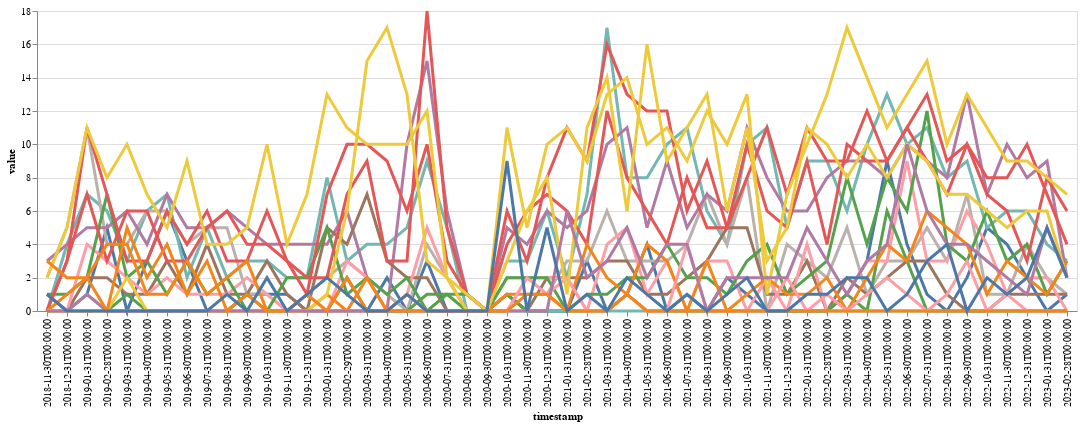

Notebook code for this chart:
### Code cell
generateLineChartP21(changedata)

### Figure 1 — Vega-Lite specification as saved in the notebook (floating-point values rounded to 4 significant figures; data arrays with more than 128 entries replaced by an {"elided": "..."} marker saying what was removed)
{"config": {"view": {"continuousWidth": 400, "continuousHeight": 300}}, "layer": [{"mark": "circle", "encoding": {"color": {"field": "variable", "legend": null, "type": "nominal"}, "opacity": {"value": 0}, "tooltip": [{"field": "variable", "type": "nominal"}, {"field": "timestamp", "type": "nominal"}], "x": {"field": "timestamp", "type": "nominal"}, "y": {"field": "value", "type": "quantitative"}}, "selection": {"selector004": {"type": "single", "on": "mouseover", "fields": ["variable"], "nearest": true}, "selector003": {"type": "single", "fields": ["host"], "init": {"host": "Tucker Carlson"}, "bind": {"input": "select", "options": ["Tucker Carlson", "Rachel Maddow"], "name": "host"}}}}, {"mark": "line", "encoding": {"color": {"field": "variable", "legend": null, "type": "nominal"}, "size": {"condition": {"value": 3, "selection": "selector004"}, "value": 0.5}, "tooltip": [{"field": "variable", "type": "nominal"}, {"field": "timestamp", "type": "nominal"}], "x": {"field": "timestamp", "type": "nominal"}, "y": {"field": "value", "type": "quantitative"}}}], "data": {"name": "data-6322cc793498c5481ff460fe158d3bcd"}, "transform": [{"filter": {"selection": "selector003"}}], "$schema": "https://vega.github.io/schema/vega-lite/v4.17.0.json", "datasets": {"data-6322cc793498c5481ff460fe158d3bcd": {"elided": "1260 records"}}}
